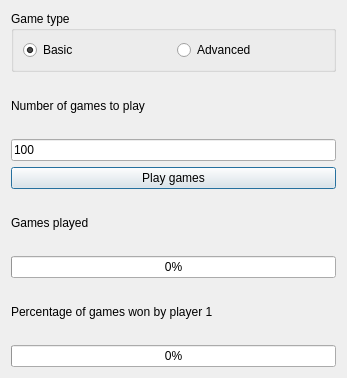
<?xml version="1.0" encoding="UTF-8"?>
<ui version="4.0">
 <class>QtTestPylosRandomPlayDialog</class>
 <widget class="QDialog" name="QtTestPylosRandomPlayDialog">
  <property name="geometry">
   <rect>
    <x>0</x>
    <y>0</y>
    <width>347</width>
    <height>378</height>
   </rect>
  </property>
  <property name="windowTitle">
   <string>Random play</string>
  </property>
  <property name="windowIcon">
   <iconset resource="ToolTestPylos.qrc">
    <normaloff>:/images/R.png</normaloff>:/images/R.png</iconset>
  </property>
  <layout class="QVBoxLayout" name="verticalLayout">
   <item>
    <widget class="QGroupBox" name="group_game_type">
     <property name="title">
      <string>Game type</string>
     </property>
     <layout class="QHBoxLayout" name="horizontalLayout">
      <item>
       <widget class="QRadioButton" name="radio_basic">
        <property name="text">
         <string>Basic</string>
        </property>
        <property name="checked">
         <bool>true</bool>
        </property>
       </widget>
      </item>
      <item>
       <widget class="QRadioButton" name="radio_advanced">
        <property name="text">
         <string>Advanced</string>
        </property>
       </widget>
      </item>
     </layout>
    </widget>
   </item>
   <item>
    <widget class="QLabel" name="label_n_games">
     <property name="text">
      <string>Number of games to play</string>
     </property>
    </widget>
   </item>
   <item>
    <widget class="QLineEdit" name="edit_n_games">
     <property name="text">
      <string>100</string>
     </property>
    </widget>
   </item>
   <item>
    <widget class="QPushButton" name="button_start">
     <property name="text">
      <string>Play games</string>
     </property>
    </widget>
   </item>
   <item>
    <widget class="QLabel" name="label_games_played">
     <property name="text">
      <string>Games played</string>
     </property>
    </widget>
   </item>
   <item>
    <widget class="QProgressBar" name="bar_progress">
     <property name="value">
      <number>0</number>
     </property>
    </widget>
   </item>
   <item>
    <widget class="QLabel" name="label_percentage_won_player1">
     <property name="text">
      <string>Percentage of games won by player 1</string>
     </property>
    </widget>
   </item>
   <item>
    <widget class="QProgressBar" name="bar_won_player1">
     <property name="value">
      <number>0</number>
     </property>
    </widget>
   </item>
  </layout>
 </widget>
 <resources>
  <include location="ToolTestPylos.qrc"/>
 </resources>
 <connections/>
</ui>
